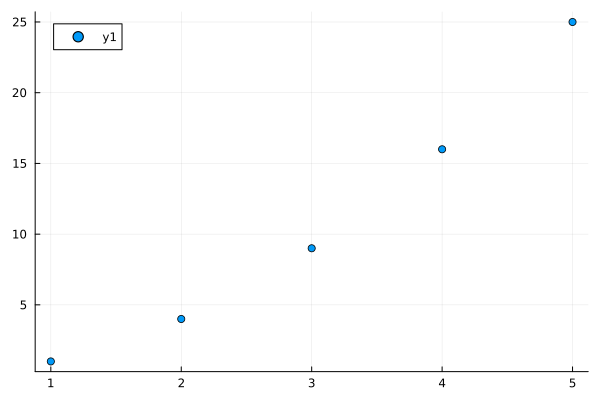

Write the Julia code that produced this figure.
using Plots

X = [1, 2, 3, 4, 5]
Y = [1, 4, 9, 16, 25]

scatter(X, Y)

savefig("./plots.svg")